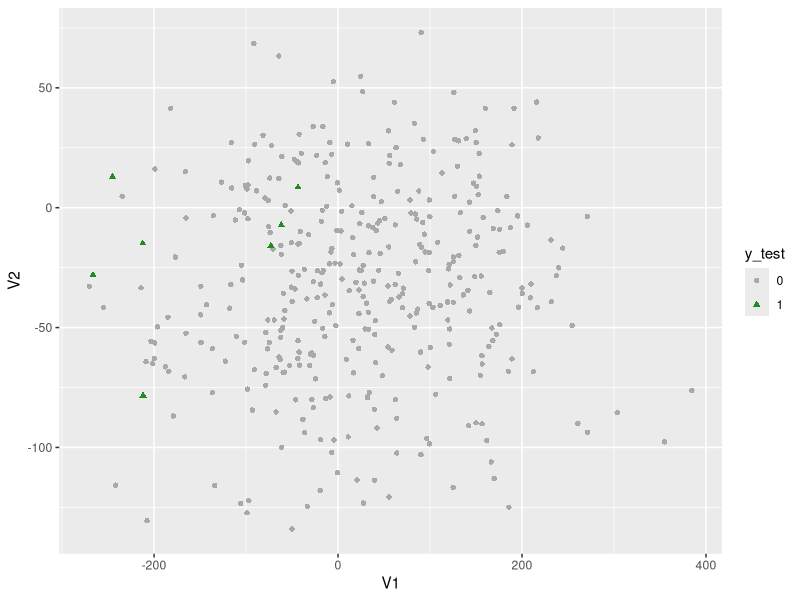

Generate this figure with R: (Note: this script raises an error after producing the figure.)
library(kernlab)
library(ggplot2)

# Load the data

team_data <- read.csv("Team Data (1974-2018) PCs.csv", header = T, stringsAsFactors = F)

# Set random number generator seed so that our results are reproducible

set.seed(1)


# --------- Split data into training and test sets ---------


# Take 70% selection for training

training_data_split <- sample(nrow(team_data), size = floor(nrow(team_data) * 0.7))
train_set <- team_data[training_data_split, ] # Training data set

# Use remaining 30% for testing

test_set <- team_data[-training_data_split, ] # Testing data set

# Create set of teams in training set who won the World Series

train_WSwinners <- vector()
count <- 0
for (i in 1:nrow(train_set)) {
  if (train_set[i,5] == 1) {
    train_WSwinners[count] = train_set[i,1]
    count = count + 1
  } else {
    next
  }
}


# -------------------- Train SVM models --------------------


# Margins to be tested

margins <- c(0.00001, 0.0001, 0.001, 0.01, 0.1, 1, 10, 100, 1000, 10000)

# Store SVM prediction accuracy to pick the best of 10

train_pred_accuracy <- rep(0, length(margins))

train_WS_accuracy <- rep(0, length(margins))

# Create training variables x, y

x_train <- as.matrix(train_set[,2:4])
y_train <- as.factor(train_set[,5])

# Set class weights for unbalanced data

classWeights = c("0" = 1, "1" = 10) # Tried: 

# Loop through each parameter (margins)

for (i in 1:length(margins)) {

  # Fit SVM models using training set

  scaled_model <- ksvm(x_train, y_train,
                       type = "C-svc",
                       kernel = "rbfdot",
                       C = margins[i],
                       kpar = "automatic", # "uses the heuristics in 'sigest' to calculate a good sigma"
                       scaled = T,
                       class.weights = classWeights,
                       cross = 10) # 10-fold cross-validation

  # Use cross-validated (?) training model to make WS predictions, using x_train

  train_pred <- predict(scaled_model, x_train)
  
  # Store the total accuracy used of these binary predictions according to margin used
  
  train_pred_accuracy[i] <- sum(train_pred == train_set$WS.Win.) / nrow(train_set)
  #print(train_pred_accuracy[i])
  
  # Create vector to store predicted winners

  train_winners <- vector()

  # Loop through predictions and separate list of predicted WS winners

  count = 1

  for (i in 1:length(train_pred)) {

    if (train_pred[i] == 1) {
      train_winners[count] = train_set[i,1]
      # cat("Predicted World Series winner: ", train_set[i,1], "\n")
      count = count + 1

    } else {
      next
    }
  }

  # Take intersection of winners classified by training model and actual winners

  correctly_classified_winners <- intersect(train_WSwinners, train_winners)

  # Compute percentage of actual WS winners that were identified by training model

  win_pred_percent <- length(correctly_classified_winners) / length(train_WSwinners) * 100
  print(win_pred_percent)
  
  # Store percentage of winners predicted according to margin used

  train_WS_accuracy[i] <- win_pred_percent
  print(list(train_WS_accuracy))
  
}
train_pred_accuracy
win_pred_percent








# ----------------- Choose the best parameters -----------------


### Best Parameter(s): ?

# Print list of total prediction accuracy by margin 

train_pred_accuracy

### Find percentage of actual winners found by SVM
# Create vector to store predicted winners

train_winners <- vector()











# -------------------- Test SVM model --------------------

### Test Model

# Create variable x, y for testing

x_test <- as.matrix(test_set[,2:4])
y_test <- as.factor(test_set[,5])

# Testing set viz
ggplot(data = test_set, aes(x = V1, y = V2, color = y_test, shape = y_test)) + 
  geom_point(size = 1.5) +
  scale_color_manual(values=c("#A9A9A9", "#228b22")) 

# Build SVM with test set using parameters discovered from training set
SVM_test <- ksvm(y_test ~ x_test,
                  type = "C-svc", 
                  kernel = kern, # Taken from training model
                  kpar = list(sigma = sig), # Taken from training model
                  C = c, # Taken from training model
                  scaled = T,
                  class.weights = classWeights)

# View predictions on test set
test_pred <- predict(SVM_test, test_set[, 2:4])
test_pred

# See % of accurate predictions from test model
cat("Percentage of test cases found: ", sum(test_pred == test_set[,5]) / nrow(test_set) * 100)


# -------------------- Visualizations --------------------


# Training set viz
ggplot(data = train_set, aes(x = V1, y = V2, color = y_train, shape = y_train)) + 
  geom_point(size = 1.5) +
  scale_color_manual(values=c("#A9A9A9", "#228b22")) 
# Classification viz
V1 = train_set[, 2]
V2 = train_set[, 3]
V3 = train_set[, 4]
d = data.frame(PC1 = V1, PC2 = V2, PC3 = V3, WSwin = WS)
model.ksvm = ksvm(y_train ~ PC1 + PC2, 
                  data = d, 
                  type="C-svc",
                  kernel = kern, 
                  kpar = list(sigma = sig), 
                  C = c, 
                  scaled = T,
                  class.weights = classWeights,
                  cross = 3)
plot(model.ksvm, data = d)


############### OLD CODE THROUGH END ###############

# Set class weights
classWeights = c("0" = 1, "1" = 7) # Found 8.7 through trial-and-error

# Build SVM on training data with class weights
kern <- "rbfdot" 
sig <- .5
c <- .3
SVM_model <- ksvm(y_train ~ x_train,
                  type = "C-svc", 
                  kernel = kern, 
                  kpar = list(sigma = sig), 
                  C = c, 
                  scaled = T,
                  cross = 10,
                  class.weights = classWeights)


# See binary predictions made by model on training data
train_pred <- predict(SVM_model, train_set[,2:4])
train_pred # See predictions


# See who's being classified as winners
count = 0
for (i in 1:length(train_pred)) {
  if (train_pred[i] == 1) {
    cat("Predicted World Series winner: ", train_set[i,1], "\n")
    count = count + 1
  } else {
    next
  }
}

# Return number of predicted WS winners
count 

# Return percentage of winners predicted in training set
percent_winners = count / nrow(train_set)
percent_winners * 100


# See % of accurate predictions from training model
cat("Percentage of training cases found: ", sum(train_pred == train_set[,5]) / nrow(train_set) * 100, "\n")
